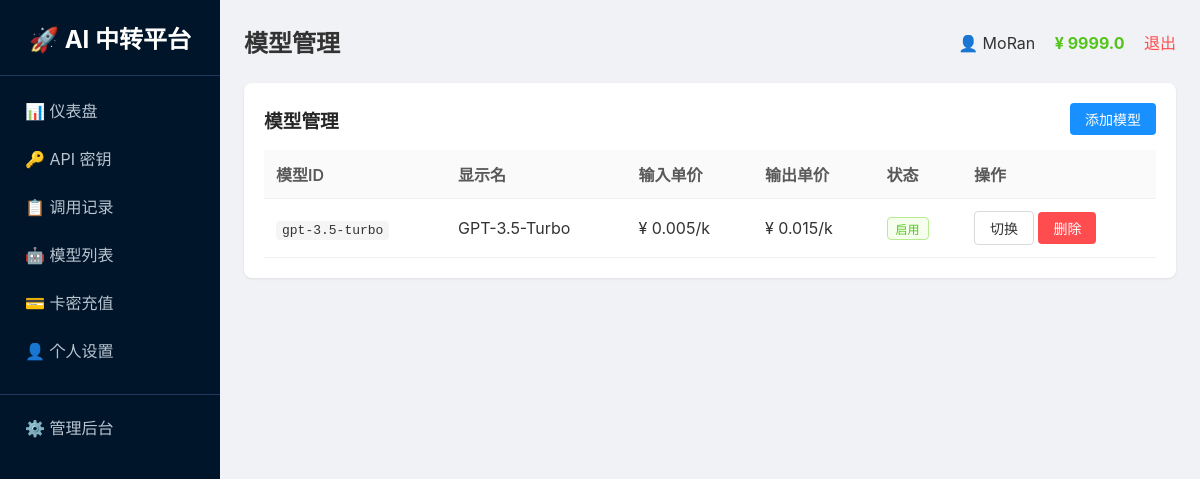
/admin/models (signed in), run on an earlier commit of the app's database.
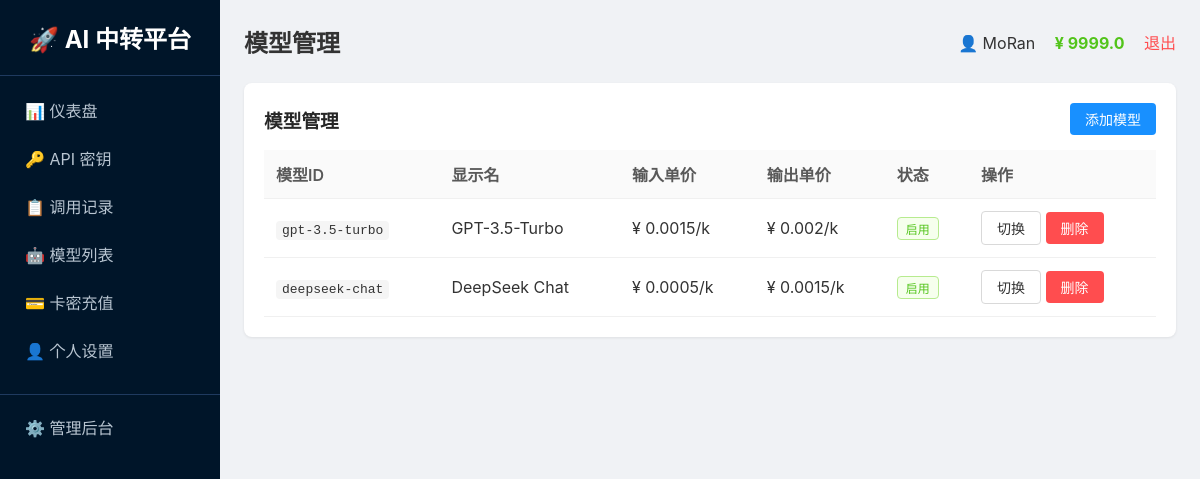
And on a later commit of the database.
### tables this page shows
CREATE TABLE models
                 (id INTEGER PRIMARY KEY AUTOINCREMENT,
                  name TEXT UNIQUE NOT NULL,
                  display_name TEXT,
                  base_url TEXT NOT NULL,
                  api_key TEXT NOT NULL,
                  input_price REAL NOT NULL,
                  output_price REAL NOT NULL,
                  status INTEGER DEFAULT 1,
                  sort INTEGER DEFAULT 0);

### app.py (the view)
@app.route('/admin/models')
@login_required
@admin_required
def admin_models():
    user = get_user()
    conn = get_db()
    if USE_POSTGRES:
        models = fetch_all(conn, "SELECT * FROM models ORDER BY sort ASC")
    else:
        models = fetch_all(conn, "SELECT * FROM models ORDER BY sort ASC")
    conn.close()
    return render_template('admin_models.html',
                           page_title='模型管理',
                           user=user,
                           menu_items=MENU_ITEMS,
                           active_menu='admin',
                           models=models)

### app.py (called while the page is built)
def get_db():
    if USE_POSTGRES:
        if not PSYCOPG2_AVAILABLE:
            raise RuntimeError("PostgreSQL 数据库需要 psycopg2 库，请安装: pip install psycopg2-binary")
        conn = psycopg2.connect(DATABASE_URL)
        conn.autocommit = False
        return conn
    else:
        import sqlite3
        db_path = os.environ.get('DATABASE_PATH', os.path.join(os.path.dirname(os.path.abspath(__file__)), 'platform.db'))
        conn = sqlite3.connect(db_path)
        conn.row_factory = sqlite3.Row
        return conn

def get_user():
    if 'user_id' not in session:
        return None
    conn = get_db()
    if USE_POSTGRES:
        cursor = conn.cursor(cursor_factory=RealDictCursor)
        cursor.execute("SELECT * FROM users WHERE id = %s", (session['user_id'],))
        user = cursor.fetchone()
        cursor.close()
    else:
        cursor = conn.cursor()
        cursor.execute("SELECT * FROM users WHERE id = ?", (session['user_id'],))
        row = cursor.fetchone()
        cursor.close()
        if row:
            columns = [desc[0] for desc in cursor.description]
            user = dict(zip(columns, row))
        else:
            user = None
    conn.close()
    return user

### templates/admin_models.html (shortened to what this page needs)
{% extends "base.html" %}
{% block content %}
<div class="card">
    <div style="display:flex;justify-content:space-between;align-items:center;margin-bottom:15px">
        <h3 style="margin:0">模型管理</h3>
        <button class="btn btn-primary" onclick="document.getElementById('addForm').style.display='block'">添加模型</button>
    </div>
    <table>
        <tr><th>模型ID</th><th>显示名</th><th>输入单价</th><th>输出单价</th><th>状态</th><th>操作</th></tr>
        {% for m in models %}
        <tr>
            <td><code>{{ m.name }}</code></td>
            <td>{{ m.display_name or '-' }}</td>
            <td>¥ {{ m.input_price|round(4) }}/k</td>
            <td>¥ {{ m.output_price|round(4) }}/k</td>
            <td>{% if m.status %}<span class="tag tag-green">启用</span>{% else %}<span class="tag tag-red">禁用</span>{% endif %}</td>
            <td>
                <a href="/admin/models/toggle/{{ m.id }}" class="btn btn-default">切换</a>
                <a href="/admin/models/delete/{{ m.id }}" class="btn btn-danger">删除</a>
            </td>
        </tr>
        {% endfor %}
    </table>
</div>
{% endblock %}

### templates/base.html (shortened to what this page needs)
<!DOCTYPE html>
<html>
<head>
</head>
<body>
    <div class="layout">
        <div class="sidebar">
            <h2>🚀 AI 中转平台</h2>
            {% for key, name, url in menu_items %}
                <a href="{{ url }}" class="menu-item {{ 'active' if active_menu == key else '' }}">{{ name }}</a>
            {% endfor %}
            {% if user and user.is_admin %}
                <a href="/admin" class="menu-item" style="margin-top:20px;border-top:1px solid #1f3a5f;padding-top:20px">⚙️ 管理后台</a>
            {% endif %}
        </div>
        <div class="main">
            <div class="header">
                <h2>{{ page_title }}</h2>
                <div>
                    <span>👤 {{ user.username if user else '未登录' }}</span>
                <span style="margin-left:15px;color:#52c41a;font-weight:bold">¥ {{ (user.balance|round(2)) if user else 0 }}</span>
                    <a href="/logout" class="logout">退出</a>
                </div>
            </div>
            {% block content %}{% endblock %}
        </div>
    </div>
</body>
</html>

What changed in the data, as far as the page shows it:
changed models "GPT-3.5-Turbo": input_price "0.005" → "0.0015"; output_price "0.015" → "0.002"
added models: name "deepseek-chat", display_name "DeepSeek Chat", input_price "0.0005", output_price "0.0015", status "启用"
